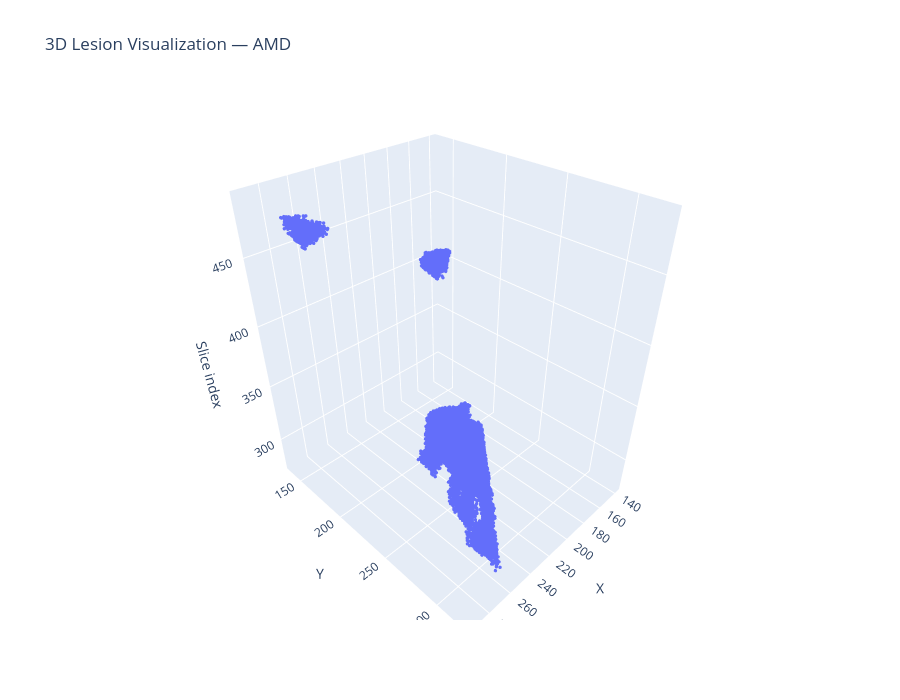

Here is the notebook cell this chart was saved with:
### Code cell
import plotly.graph_objects as go

if oct_volume.shape != mask_volume.shape:
    raise ValueError("OCT and mask shapes do not match.")

coords = np.argwhere(mask_volume > 0)

print("Total segmented voxels:", len(coords))

if len(coords) == 0:
    print("No nonzero labels found. Check the mask values.")
else:
    max_points = 15000

    if len(coords) > max_points:
        rng = np.random.default_rng(42)
        indices = rng.choice(len(coords), max_points, replace=False)
        coords = coords[indices]

    fig = go.Figure(
        data=[
            go.Scatter3d(
                x=coords[:, 2],
                y=coords[:, 1],
                z=coords[:, 0],
                mode="markers",
                marker=dict(size=2),
                name="Segmented lesion"
            )
        ]
    )

    fig.update_layout(
        title=f"3D Lesion Visualization — {sample['disease']}",
        scene=dict(
            xaxis_title="X",
            yaxis_title="Y",
            zaxis_title="Slice index",
            aspectmode="data"
        ),
        height=700
    )

    fig.show()

### Figure 1 — Plotly figure (JSON) as saved in the notebook; plotly's stock layout.template omitted (floating-point values rounded to 4 significant figures; data arrays with more than 128 entries replaced by an {"elided": "..."} marker saying what was removed)
{"data": [{"marker": {"size": 2}, "mode": "markers", "name": "Segmented lesion", "type": "scatter3d", "x": {"elided": "15000 int values"}, "y": {"elided": "15000 int values"}, "z": {"elided": "15000 int values"}}], "layout": {"height": 700, "scene": {"aspectmode": "data", "xaxis": {"title": {"text": "X"}}, "yaxis": {"title": {"text": "Y"}}, "zaxis": {"title": {"text": "Slice index"}}}, "title": {"text": "3D Lesion Visualization — AMD"}}}
